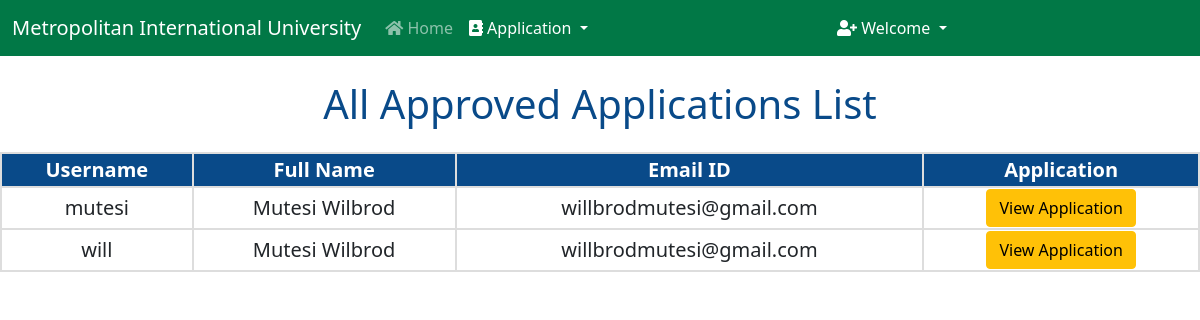
The page /approved_applications/ (signed in) on the database as committed earlier.
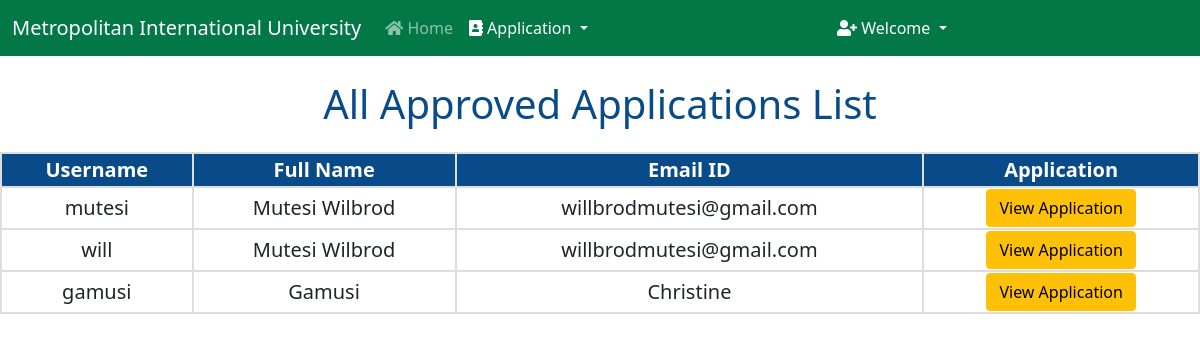
The same page on the database as committed later.
### miu/models.py (models this page shows, shortened)
class Application(models.Model):
    COURSES = (
    ('Computer Science Engineering', 'Computer Science Engineering'),
    ('Information Technology Engineering', 'Information Technology Engineering'),
    ('Electronics and Telecommunication Engineering', 'Electronics and Telecommunication Engineering'),
    ('Electronics Engineering', 'Electronics Engineering'),
    )
    STATUS = (
        ('Approved', 'Approved'),
        ('Pending', 'Pending'),
        ('Rejected', 'Rejected'),
    )
    user = models.OneToOneField(User, on_delete=models.CASCADE, blank=True, null=True)
    course = models.CharField(max_length=100, choices= COURSES)
    name = models.CharField(max_length=200)
    email = models.CharField(max_length=200)
    phone_no = models.CharField(max_length=200)
    address = models.TextField(max_length=200)
    student_profile = models.ImageField(upload_to="images")
    uce_aggregates = models.DecimalField(max_digits=4, decimal_places=0, null=True)
    uce_certificate = models.ImageField(upload_to="images", null=True)
    uace_points = models.DecimalField(max_digits=4, decimal_places=0, null=True)
    uace_leaving_certificate = models.ImageField(upload_to="images", null=True)
    Application_Status = models.TextField(max_length=100, choices=STATUS, default="Pending")
    message = models.TextField(max_length=100, default="", null=True, blank=True)

### miu/views.py (the view)
# urls.py: path("approved_applications/", views.approved_applications, name="approved_applications"),
def approved_applications(request):
    if not request.user.is_superuser:
        return redirect("/login")
    approved = Application.objects.filter(Application_Status="Approved")
    return render(request, "approved_applications.html", {'approved':approved})

### miu/templates/approved_applications.html (shortened to what this page needs)
{% extends 'admin.html' %}
    {% block body %}
    <h1 class="mt-4">All Approved Applications List</h1>
    <div class="users-table mt-4">
    <table>
        <tbody>
            <tr>
                <th>Username</th>
                <th>Full Name</th>
                <th>Email ID</th>
                <th>Application</th>
            </tr>
            {% for i in approved %}
            <tr>
                <td>{{i.user}}</td>
                <td>{{i.name}}</td>
                <td>{{i.email}}</td>
                <td><a href="/student_application/{{i.id}}/" class="btn btn-warning">View Application</a></td>
            </tr>
            {% endfor %}
        </tbody>
    </table>
    {% endblock %}

Rows that differ between the two databases and show on the page:
added Application: user "gamusi", name "Gamusi", email "Christine"
